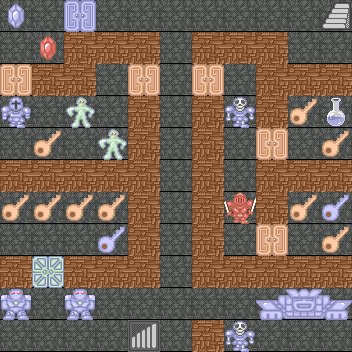

Tiled map render using the project's own tile images. Description and the whole map definition, tile-layer contents included, below:
An orthogonal 11x11 tile map with 32x32 px tiles, 8 tile layers (floor, wall, door, stair, ...).

<map version="1.2" tiledversion="1.2.5" orientation="orthogonal" renderorder="right-down" width="11" height="11" tilewidth="32" tileheight="32" infinite="0" nextlayerid="13" nextobjectid="1">
 <tileset firstgid="1" name="element" tilewidth="32" tileheight="32" tilecount="96" columns="32">
  <image source="element.png" width="1024" height="96" />
 </tileset>
 <layer id="8" name="floor" width="11" height="11">
  <data encoding="csv">
96,96,96,96,96,96,96,96,96,96,96,
96,96,96,96,96,96,96,96,96,96,96,
96,96,96,96,96,96,96,96,96,96,96,
96,96,96,96,96,96,96,96,96,96,96,
96,96,96,96,96,96,96,96,96,96,96,
96,96,96,96,96,96,96,96,96,96,96,
96,96,96,96,96,96,96,96,96,96,96,
96,96,96,96,96,96,96,96,96,96,96,
96,96,96,96,96,96,96,96,96,96,96,
96,96,96,96,96,96,96,96,96,96,96,
96,96,96,96,96,96,96,96,96,96,96
</data>
 </layer>
 <layer id="1" name="wall" width="11" height="11">
  <data encoding="csv">
0,0,0,0,0,0,0,0,0,0,0,
0,0,52,52,52,0,52,52,52,0,0,
0,52,52,0,0,0,0,0,52,52,52,
0,0,0,0,52,0,52,0,52,0,0,
0,0,0,0,52,0,52,0,0,0,0,
52,52,52,52,52,0,52,0,52,52,52,
0,0,0,0,52,0,52,0,52,0,0,
0,0,0,0,52,0,52,0,0,0,0,
52,0,52,52,52,0,52,52,52,52,52,
0,0,0,0,0,0,0,0,18,0,49,
0,0,0,0,0,0,52,0,0,0,0
</data>
 </layer>
 <layer id="3" name="door" width="11" height="11">
  <properties>
   <property name="89" value="99,101" />
  </properties>
  <data encoding="csv">
0,0,85,0,0,0,0,0,0,0,0,
0,0,0,0,0,0,0,0,0,0,0,
22,0,0,0,22,0,22,0,0,0,0,
0,0,0,0,0,0,0,0,0,0,0,
0,0,0,0,0,0,0,0,22,0,0,
0,0,0,0,0,0,0,0,0,0,0,
0,0,0,0,0,0,0,0,0,0,0,
0,0,0,0,0,0,0,0,22,0,0,
0,21,0,0,0,0,0,0,0,0,0,
0,0,0,0,0,0,0,0,0,0,0,
0,0,0,0,0,0,0,0,0,0,0
</data>
 </layer>
 <layer id="9" name="stair" width="11" height="11">
  <properties>
   <property name="location" value="9,115" />
  </properties>
  <data encoding="csv">
0,0,0,0,0,0,0,0,0,0,39,
0,0,0,0,0,0,0,0,0,0,0,
0,0,0,0,0,0,0,0,0,0,0,
0,0,0,0,0,0,0,0,0,0,0,
0,0,0,0,0,0,0,0,0,0,0,
0,0,0,0,0,0,0,0,0,0,0,
0,0,0,0,0,0,0,0,0,0,0,
0,0,0,0,0,0,0,0,0,0,0,
0,0,0,0,0,0,0,0,0,0,0,
0,0,0,0,0,0,0,0,0,0,0,
0,0,0,0,71,0,0,0,0,0,0
</data>
 </layer>
 <layer id="4" name="prop" width="11" height="11">
  <data encoding="csv">
72,0,0,0,0,0,0,0,0,0,0,
0,9,0,0,0,0,0,0,0,0,0,
0,0,0,0,0,0,0,0,0,0,0,
0,0,0,0,0,0,0,0,0,17,41,
0,17,0,0,0,0,0,0,0,0,17,
0,0,0,0,0,0,0,0,0,0,0,
17,17,17,17,0,0,0,0,0,17,14,
0,0,0,14,0,0,0,0,0,0,17,
0,0,0,0,0,0,0,0,0,0,0,
0,0,0,0,0,0,0,0,0,0,0,
0,0,0,0,0,0,0,0,0,0,0
</data>
 </layer>
 <layer id="5" name="monster" width="11" height="11">
  <data encoding="csv">
0,0,0,0,0,0,0,0,0,0,0,
0,0,0,0,0,0,0,0,0,0,0,
0,0,0,0,0,0,0,0,0,0,0,
90,0,58,0,0,0,0,27,0,0,0,
0,0,0,58,0,0,0,0,0,0,0,
0,0,0,0,0,0,0,0,0,0,0,
0,0,0,0,0,0,0,57,0,0,0,
0,0,0,0,0,0,0,0,0,0,0,
0,0,0,0,0,0,0,0,0,0,0,
26,0,26,0,0,0,0,0,0,0,0,
0,0,0,0,0,0,0,27,0,0,0
</data>
 </layer>
 <layer id="10" name="building" width="11" height="11">
  <data encoding="csv">
0,0,0,0,0,0,0,0,0,0,0,
0,0,0,0,0,0,0,0,0,0,0,
0,0,0,0,0,0,0,0,0,0,0,
0,0,0,0,0,0,0,0,0,0,0,
0,0,0,0,0,0,0,0,0,0,0,
0,0,0,0,0,0,0,0,0,0,0,
0,0,0,0,0,0,0,0,0,0,0,
0,0,0,0,0,0,0,0,0,0,0,
0,0,0,0,0,0,0,0,0,0,0,
0,0,0,0,0,0,0,0,0,81,0,
0,0,0,0,0,0,0,0,0,0,0
</data>
 </layer>
 <layer id="12" name="event" width="11" height="11">
  <properties>
   <property name="104" value="11" />
  </properties>
  <data encoding="csv">
0,0,0,0,0,0,0,0,0,0,0,
0,0,0,0,0,0,0,0,0,0,0,
0,0,0,0,0,0,0,0,0,0,0,
0,0,0,0,0,0,0,0,0,0,0,
0,0,0,0,0,0,0,0,0,0,0,
0,0,0,0,0,0,0,0,0,0,0,
0,0,0,0,0,0,0,0,0,0,0,
0,0,0,0,0,0,0,0,0,0,0,
0,0,0,0,0,0,0,0,0,0,0,
0,0,0,0,0,0,0,0,0,0,0,
0,0,0,0,0,0,0,0,0,0,0
</data>
 </layer>
</map>
